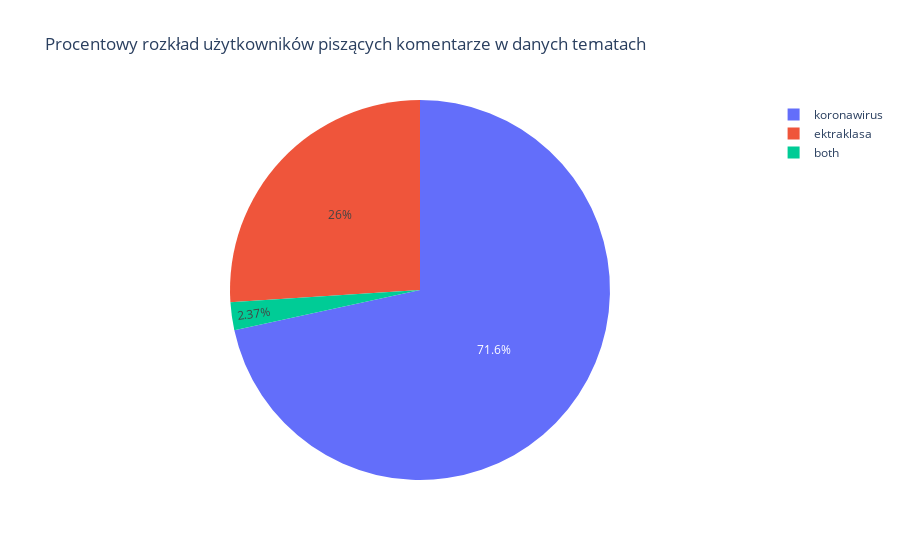

Notebook code for this chart:
### Code cell
both_topic_comments_creators({"ektraklasa": ekstraklasa_comments, "koronawirus": koronawirus_comments})

### Figure 1 — Plotly figure (JSON) as saved in the notebook; plotly's stock layout.template omitted (floating-point values rounded to 4 significant figures)
{"data": [{"domain": {"x": [0, 1], "y": [0, 1]}, "hovertemplate": "Temat=%{label}<br>Liczba użytkowników piszących komentarze na dany temat=%{value}<extra></extra>", "labels": ["ektraklasa", "koronawirus", "both"], "legendgroup": "", "name": "", "showlegend": true, "type": "pie", "values": [823, 2264, 75]}], "layout": {"legend": {"tracegroupgap": 0}, "title": {"text": "Procentowy rozkład użytkowników piszących komentarze w danych tematach"}}}
